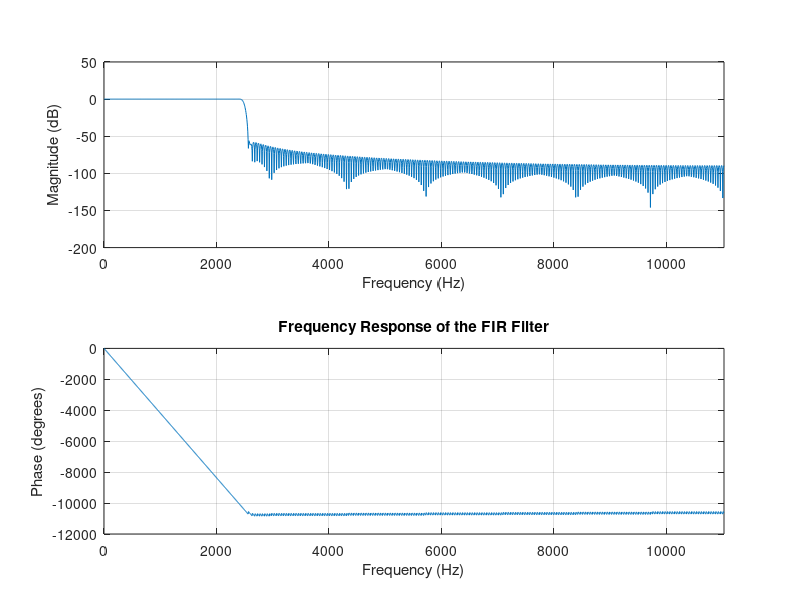

This chart was generated by the following MATLAB code: (Note: this script raises an error after producing the figure.)
% Parameters for filter design
Fs = 22050;                  % Sampling frequency in Hz
fc = 2500;                   % Cut-off frequency in Hz
wc = fc / (Fs / 2);          % Normalized cut-off frequency
N = 513;                     % Filter order (number of taps = N)
window = hamming(N);         % Hamming window
filter_coeff = fir1(N-1, wc, 'low', window); % Low-pass FIR filter design

% Plot the frequency response of the filter
figure;
freqz(filter_coeff, 1, 1024, Fs);  % Frequency response
title('Frequency Response of the FIR Filter');

% Read the audio signal
[x, Fs_audio] = audioread('love_mono22.wav'); % Load audio signal
if Fs_audio ~= Fs
    error('Sampling frequency mismatch: Expected %d Hz, but got %d Hz', Fs, Fs_audio);
end

% Filter the audio signal
x_filtered = filter(filter_coeff, 1, x); % Filter the audio signal

% Compare the spectrum of the input and output signals
window_size = 1024; 
overlap = window_size / 2;
nfft = 2048;

% PSD of input signal
[p_input, f_input] = pwelch(x, window_size, overlap, nfft, Fs);

% PSD of filtered signal
[p_output, f_output] = pwelch(x_filtered, window_size, overlap, nfft, Fs);

% Plot comparison in two subplots
figure;
subplot(2, 1, 1); % First subplot for input signal spectrum
plot(f_input, 10*log10(p_input), 'b', 'LineWidth', 1.5);
grid on;
xlabel('Frequency (Hz)');
ylabel('Power/Frequency (dB/Hz)');
title('Spectrum of Input Signal');

subplot(2, 1, 2); % Second subplot for filtered signal spectrum
plot(f_output, 10*log10(p_output), 'r', 'LineWidth', 1.5);
grid on;
xlabel('Frequency (Hz)');
ylabel('Power/Frequency (dB/Hz)');
title('Spectrum of Filtered Signal');

% Save the modified output signal
audiowrite('filtered_love_mono22.wav', x_filtered, Fs); % Save output

% Play both signals
disp('Playing original signal...');
sound(x, Fs);  % Play original signal
pause(length(x) / Fs + 1); % Wait for playback to complete

disp('Playing filtered signal...');
sound(x_filtered, Fs); % Play filtered signal

disp('Script completed! Listen to the difference between the original and filtered signals.');